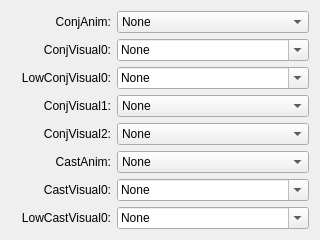
      <widget class="QWidget" name="tabAnimations">
       <attribute name="title">
        <string>Animations</string>
       </attribute>
       <layout class="QFormLayout" name="formLayout_7">
        <property name="fieldGrowthPolicy">
         <enum>QFormLayout::AllNonFixedFieldsGrow</enum>
        </property>
        <item row="0" column="0">
         <widget class="QLabel" name="label_29">
          <property name="minimumSize">
           <size>
            <width>100</width>
            <height>0</height>
           </size>
          </property>
          <property name="text">
           <string>ConjAnim:</string>
          </property>
          <property name="alignment">
           <set>Qt::AlignRight|Qt::AlignTrailing|Qt::AlignVCenter</set>
          </property>
         </widget>
        </item>
        <item row="1" column="0">
         <widget class="QLabel" name="label_30">
          <property name="minimumSize">
           <size>
            <width>100</width>
            <height>0</height>
           </size>
          </property>
          <property name="text">
           <string>ConjVisual0:</string>
          </property>
          <property name="alignment">
           <set>Qt::AlignRight|Qt::AlignTrailing|Qt::AlignVCenter</set>
          </property>
         </widget>
        </item>
        <item row="1" column="1">
         <widget class="QComboBox" name="ConjVisual0">
          <property name="editable">
           <bool>true</bool>
          </property>
          <item>
           <property name="text">
            <string>None</string>
           </property>
          </item>
          <item>
           <property name="text">
            <string>sp_abjuration_conjure.sef</string>
           </property>
          </item>
          <item>
           <property name="text">
            <string>sp_conjuration_conjure.sef</string>
           </property>
          </item>
          <item>
           <property name="text">
            <string>sp_divination_conjure.sef</string>
           </property>
          </item>
          <item>
           <property name="text">
            <string>sp_enchantment_conjure.sef</string>
           </property>
          </item>
          <item>
           <property name="text">
            <string>sp_evocation_conjure.sef</string>
           </property>
          </item>
          <item>
           <property name="text">
            <string>sp_illusion_conjure.sef</string>
           </property>
          </item>
          <item>
           <property name="text">
            <string>sp_necromancy_conjure.sef</string>
           </property>
          </item>
          <item>
           <property name="text">
            <string>sp_transmutation_conjure.sef</string>
           </property>
          </item>
          <item>
           <property name="text">
            <string>sp_acid_conjure.sef</string>
           </property>
          </item>
          <item>
           <property name="text">
            <string>sp_fire_conjure.sef</string>
           </property>
          </item>
          <item>
           <property name="text">
            <string>sp_ice_conjure.sef</string>
           </property>
          </item>
          <item>
           <property name="text">
            <string>sp_lightning_conjure.sef</string>
           </property>
          </item>
          <item>
           <property name="text">
            <string>sp_sonic_conjure.sef</string>
           </property>
          </item>
          <item>
           <property name="text">
            <string>sp_magic_conjure.sef</string>
           </property>
          </item>
          <item>
           <property name="text">
            <string>sp_holy_conjure.sef</string>
           </property>
          </item>
          <item>
           <property name="text">
            <string>sp_bless_conjure.sef</string>
           </property>
          </item>
          <item>
           <property name="text">
            <string>sp_darkness_conjure.sef</string>
           </property>
          </item>
          <item>
           <property name="text">
            <string>sp_cure_conj_w.sef</string>
           </property>
          </item>
          <item>
           <property name="text">
            <string>sp_inflict_conjure.sef</string>
           </property>
          </item>
          <item>
           <property name="text">
            <string>sp_rayfrost_conjure.sef</string>
           </property>
          </item>
          <item>
           <property name="text">
            <string>sp_eldritch_conjure</string>
           </property>
          </item>
         </widget>
        </item>
        <item row="2" column="0">
         <widget class="QLabel" name="label_31">
          <property name="minimumSize">
           <size>
            <width>100</width>
            <height>0</height>
           </size>
          </property>
          <property name="text">
           <string>LowConjVisual0:</string>
          </property>
          <property name="alignment">
           <set>Qt::AlignRight|Qt::AlignTrailing|Qt::AlignVCenter</set>
          </property>
         </widget>
        </item>
        <item row="2" column="1">
         <widget class="QComboBox" name="LowConjVisual0">
          <property name="editable">
           <bool>true</bool>
          </property>
          <item>
           <property name="text">
            <string>None</string>
           </property>
          </item>
          <item>
           <property name="text">
            <string>sp_magic_conjure.sef</string>
           </property>
          </item>
         </widget>
        </item>
        <item row="3" column="0">
         <widget class="QLabel" name="label_32">
          <property name="minimumSize">
           <size>
            <width>100</width>
            <height>0</height>
           </size>
          </property>
          <property name="text">
           <string>ConjVisual1:</string>
          </property>
          <property name="alignment">
           <set>Qt::AlignRight|Qt::AlignTrailing|Qt::AlignVCenter</set>
          </property>
         </widget>
        </item>
        <item row="3" column="1">
         <widget class="QComboBox" name="ConjVisual1">
          <item>
           <property name="text">
            <string>None</string>
           </property>
          </item>
          <item>
           <property name="text">
            <string>vco_lgupnatr01</string>
           </property>
          </item>
          <item>
           <property name="text">
            <string>vco_mehanelec02</string>
           </property>
          </item>
          <item>
           <property name="text">
            <string>vco_mehanodd02</string>
           </property>
          </item>
          <item>
           <property name="text">
            <string>vco_smhanelec01</string>
           </property>
          </item>
          <item>
           <property name="text">
            <string>vco_smhannatr01</string>
           </property>
          </item>
          <item>
           <property name="text">
            <string>vco_smhanodd01</string>
           </property>
          </item>
         </widget>
        </item>
        <item row="4" column="0">
         <widget class="QLabel" name="label_34">
          <property name="minimumSize">
           <size>
            <width>100</width>
            <height>0</height>
           </size>
          </property>
          <property name="text">
           <string>ConjVisual2:</string>
          </property>
          <property name="alignment">
           <set>Qt::AlignRight|Qt::AlignTrailing|Qt::AlignVCenter</set>
          </property>
         </widget>
        </item>
        <item row="4" column="1">
         <widget class="QComboBox" name="ConjVisual2">
          <item>
           <property name="text">
            <string>None</string>
           </property>
          </item>
          <item>
           <property name="text">
            <string>vco_lgsprelec01</string>
           </property>
          </item>
          <item>
           <property name="text">
            <string>sco_lgupnatr01</string>
           </property>
          </item>
         </widget>
        </item>
        <item row="5" column="0">
         <widget class="QLabel" name="label_35">
          <property name="minimumSize">
           <size>
            <width>100</width>
            <height>0</height>
           </size>
          </property>
          <property name="text">
           <string>CastAnim:</string>
          </property>
          <property name="alignment">
           <set>Qt::AlignRight|Qt::AlignTrailing|Qt::AlignVCenter</set>
          </property>
         </widget>
        </item>
        <item row="6" column="0">
         <widget class="QLabel" name="label_37">
          <property name="minimumSize">
           <size>
            <width>100</width>
            <height>0</height>
           </size>
          </property>
          <property name="text">
           <string>CastVisual0:</string>
          </property>
          <property name="alignment">
           <set>Qt::AlignRight|Qt::AlignTrailing|Qt::AlignVCenter</set>
          </property>
         </widget>
        </item>
        <item row="6" column="1">
         <widget class="QComboBox" name="CastVisual0">
          <property name="editable">
           <bool>true</bool>
          </property>
          <item>
           <property name="text">
            <string>None</string>
           </property>
          </item>
          <item>
           <property name="text">
            <string>sp_abjuration_conjure.sef</string>
           </property>
          </item>
          <item>
           <property name="text">
            <string>sp_conjuration_conjure.sef</string>
           </property>
          </item>
          <item>
           <property name="text">
            <string>sp_divination_conjure.sef</string>
           </property>
          </item>
          <item>
           <property name="text">
            <string>sp_enchantment_conjure.sef</string>
           </property>
          </item>
          <item>
           <property name="text">
            <string>sp_evocation_conjure.sef</string>
           </property>
          </item>
          <item>
           <property name="text">
            <string>sp_illusion_conjure.sef</string>
           </property>
          </item>
          <item>
           <property name="text">
            <string>sp_necromancy_conjure.sef</string>
           </property>
          </item>
          <item>
           <property name="text">
            <string>sp_transmutation_conjure.sef</string>
           </property>
          </item>
          <item>
           <property name="text">
            <string>sp_acid_conjure.sef</string>
           </property>
          </item>
          <item>
           <property name="text">
            <string>sp_fire_conjure.sef</string>
           </property>
          </item>
          <item>
           <property name="text">
            <string>sp_ice_conjure.sef</string>
           </property>
          </item>
          <item>
           <property name="text">
            <string>sp_lightning_conjure.sef</string>
           </property>
          </item>
          <item>
           <property name="text">
            <string>sp_sonic_conjure.sef</string>
           </property>
          </item>
          <item>
           <property name="text">
            <string>sp_magic_conjure.sef</string>
           </property>
          </item>
          <item>
           <property name="text">
            <string>sp_holy_conjure.sef</string>
           </property>
          </item>
          <item>
           <property name="text">
            <string>sp_bless_conjure.sef</string>
           </property>
          </item>
          <item>
           <property name="text">
            <string>sp_darkness_conjure.sef</string>
           </property>
          </item>
          <item>
           <property name="text">
            <string>sp_cure_conj_w.sef</string>
           </property>
          </item>
          <item>
           <property name="text">
            <string>sp_inflict_conjure.sef</string>
           </property>
          </item>
          <item>
           <property name="text">
            <string>sp_rayfrost_conjure.sef</string>
           </property>
          </item>
          <item>
           <property name="text">
            <string>sp_eldritch_conjure</string>
           </property>
          </item>
         </widget>
        </item>
        <item row="7" column="0">
         <widget class="QLabel" name="label_75">
          <property name="minimumSize">
           <size>
            <width>100</width>
            <height>0</height>
           </size>
          </property>
          <property name="text">
           <string>LowCastVisual0:</string>
          </property>
          <property name="alignment">
           <set>Qt::AlignRight|Qt::AlignTrailing|Qt::AlignVCenter</set>
          </property>
         </widget>
        </item>
        <item row="7" column="1">
         <widget class="QComboBox" name="LowCastVisual0">
          <property name="editable">
           <bool>true</bool>
          </property>
          <item>
           <property name="text">
            <string>None</string>
           </property>
          </item>
          <item>
           <property name="text">
            <string>sp_abjuration_conjure.sef</string>
           </property>
          </item>
          <item>
           <property name="text">
            <string>sp_conjuration_conjure.sef</string>
           </property>
          </item>
          <item>
           <property name="text">
            <string>sp_divination_conjure.sef</string>
           </property>
          </item>
          <item>
           <property name="text">
            <string>sp_enchantment_conjure.sef</string>
           </property>
          </item>
          <item>
           <property name="text">
            <string>sp_evocation_conjure.sef</string>
           </property>
          </item>
          <item>
           <property name="text">
            <string>sp_illusion_conjure.sef</string>
           </property>
          </item>
          <item>
           <property name="text">
            <string>sp_necromancy_conjure.sef</string>
           </property>
          </item>
          <item>
           <property name="text">
            <string>sp_transmutation_conjure.sef</string>
           </property>
          </item>
          <item>
           <property name="text">
            <string>sp_acid_conjure.sef</string>
           </property>
          </item>
          <item>
           <property name="text">
            <string>sp_fire_conjure.sef</string>
           </property>
          </item>
          <item>
           <property name="text">
            <string>sp_ice_conjure.sef</string>
           </property>
          </item>
          <item>
           <property name="text">
            <string>sp_lightning_conjure.sef</string>
           </property>
          </item>
          <item>
           <property name="text">
            <string>sp_sonic_conjure.sef</string>
           </property>
          </item>
          <item>
           <property name="text">
            <string>sp_magic_conjure.sef</string>
           </property>
          </item>
          <item>
           <property name="text">
            <string>sp_holy_conjure.sef</string>
           </property>
          </item>
          <item>
           <property name="text">
            <string>sp_bless_conjure.sef</string>
           </property>
          </item>
          <item>
           <property name="text">
            <string>sp_darkness_conjure.sef</string>
           </property>
          </item>
          <item>
           <property name="text">
            <string>sp_cure_conj_w.sef</string>
           </property>
          </item>
          <item>
           <property name="text">
            <string>sp_inflict_conjure.sef</string>
           </property>
          </item>
          <item>
           <property name="text">
            <string>sp_rayfrost_conjure.sef</string>
           </property>
          </item>
          <item>
           <property name="text">
            <string>sp_eldritch_conjure</string>
           </property>
          </item>
         </widget>
        </item>
        <item row="0" column="1">
         <widget class="QComboBox" name="ConjAnim">
          <property name="statusTip">
           <string>What type of animation the spell uses during casting.</string>
          </property>
          <item>
           <property name="text">
            <string>None</string>
           </property>
          </item>
          <item>
           <property name="text">
            <string>attack</string>
           </property>
          </item>
          <item>
           <property name="text">
            <string>defensive</string>
           </property>
          </item>
          <item>
           <property name="text">
            <string>hand</string>
           </property>
          </item>
          <item>
           <property name="text">
            <string>head</string>
           </property>
          </item>
          <item>
           <property name="text">
            <string>major</string>
           </property>
          </item>
          <item>
           <property name="text">
            <string>party</string>
           </property>
          </item>
          <item>
           <property name="text">
            <string>self</string>
           </property>
          </item>
          <item>
           <property name="text">
            <string>bardsong</string>
           </property>
          </item>
         </widget>
        </item>
        <item row="5" column="1">
         <widget class="QComboBox" name="CastAnim">
          <property name="statusTip">
           <string>What type of animation the spell uses during casting.</string>
          </property>
          <item>
           <property name="text">
            <string>None</string>
           </property>
          </item>
          <item>
           <property name="text">
            <string>area</string>
           </property>
          </item>
          <item>
           <property name="text">
            <string>attack</string>
           </property>
          </item>
          <item>
           <property name="text">
            <string>bardsong</string>
           </property>
          </item>
          <item>
           <property name="text">
            <string>defensive</string>
           </property>
          </item>
          <item>
           <property name="text">
            <string>general</string>
           </property>
          </item>
          <item>
           <property name="text">
            <string>major</string>
           </property>
          </item>
          <item>
           <property name="text">
            <string>out</string>
           </property>
          </item>
          <item>
           <property name="text">
            <string>self</string>
           </property>
          </item>
          <item>
           <property name="text">
            <string>touch</string>
           </property>
          </item>
          <item>
           <property name="text">
            <string>up</string>
           </property>
          </item>
         </widget>
        </item>
       </layout>
      </widget>
